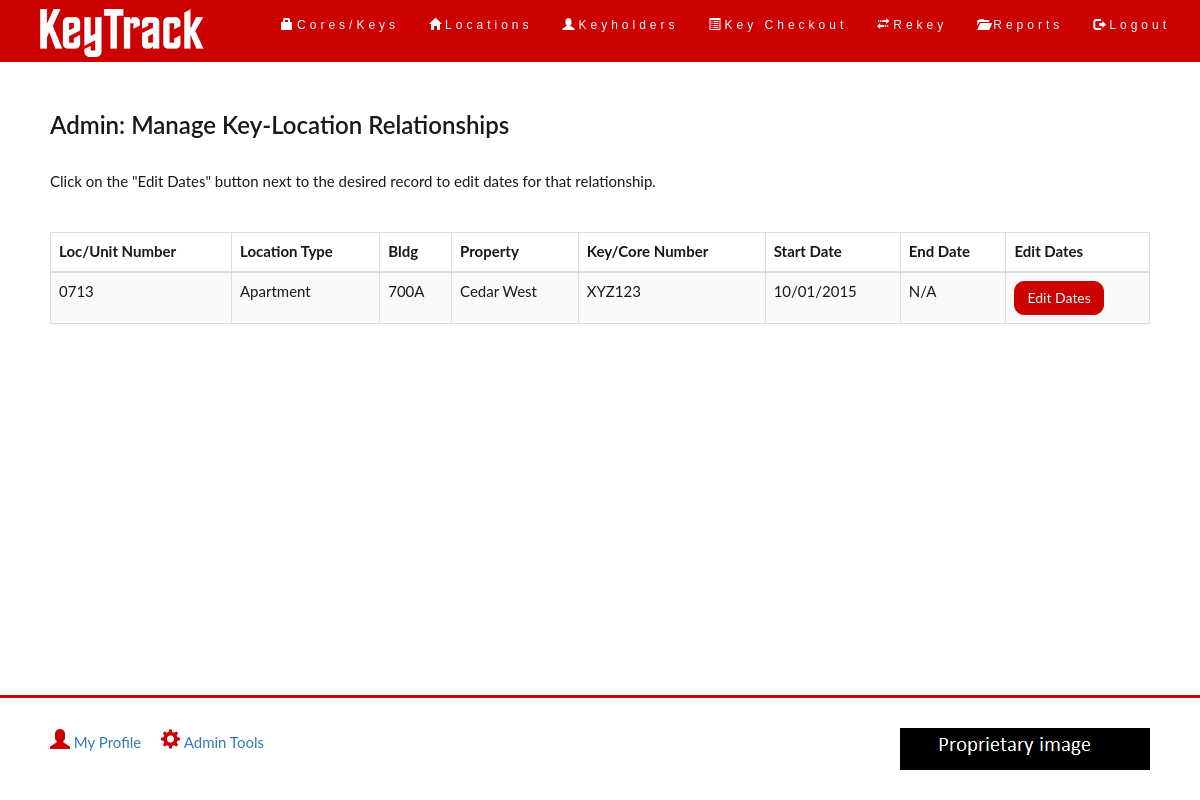
/admin_retrievekeylocations.php (signed in), run on the app's committed database.
### tables this page shows
create table key_loc (
	key_loc_id int unsigned not null auto_increment primary key,
	key_loc_startdt datetime not null,
	key_loc_enddt datetime,
	key_loc_qty tinyint,
	key_loc_lost_qty tinyint,
	key_loc_lostdt datetime,
	key_loc_lost_return tinyint,
	key_id int unsigned,
	foreign key (key_id)
	references ktkey(key_id)
	on update cascade
	on delete set null,
	loc_id int unsigned,
	foreign key (loc_id)
	references location(loc_id)
	on update cascade
	on delete set null,
	user_id int unsigned,
	foreign key (user_id)
	references ktuser(user_id)
	on update cascade
	on delete set null
)
ENGINE InnoDB;

create table location (
	loc_id int unsigned not null auto_increment primary key,
	loc_unit_num varchar(16),
	loc_desc varchar(128),
	loc_insertdt datetime default CURRENT_TIMESTAMP,
	loc_notes text,
	loc_is_act tinyint default 1,
	loc_type varchar(32) not null,
	bldg_id int unsigned,
	foreign key (bldg_id)
	references building(bldg_id)
	on update cascade
	on delete set null,
	loc_mailbox varchar(32),
	loc_mail_core varchar(32)
)
ENGINE InnoDB;

create table building (
	bldg_id int unsigned not null auto_increment primary key,
	bldg_num varchar(16) not null unique,
	bldg_desc varchar(128),
	bldg_prop varchar(32) not null,
	bldg_notes text,
	bldg_is_act tinyint default 1
)
ENGINE InnoDB;

create table ktkey (
	key_id int unsigned not null auto_increment primary key,
	key_name varchar(64),
	key_number varchar(8) not null unique,
	key_insertdt datetime default CURRENT_TIMESTAMP,
	key_notes text,
	key_is_act tinyint default 1,
	key_type varchar(32) not null,
	core_id int unsigned,
	foreign key (core_id)
	references core(core_id)
	on update cascade
	on delete set null
)
ENGINE InnoDB;

### common/functions.php (called while the page is built, shortened)
<?php
	function dateDisplay($timefromdb){
		$time = strtotime($timefromdb);
		$myFormatForView = date("m/d/Y", $time);
		return $myFormatForView;
	}
	function selectAllKeyLoc($conn,$is_act){
		$assignments = array();
		if($is_act == 0){
			$query = "SELECT kl.key_loc_id,kl.key_loc_startdt,kl.key_loc_enddt,kl.key_id,kl.loc_id,l.loc_unit_num,l.loc_type,k.key_id,k.key_number,b.bldg_num,b.bldg_prop,c.core_num,c.core_id
				FROM key_loc kl INNER JOIN location l ON kl.loc_id = l.loc_id INNER JOIN ktkey k ON kl.key_id = k.key_id LEFT OUTER JOIN core c ON k.core_id = c.core_id
				LEFT OUTER JOIN building b ON l.bldg_id = b.bldg_id
				WHERE kl.key_loc_enddt IS NOT NULL";
		}elseif($is_act == 2){
			$query = "SELECT kl.key_loc_id,kl.key_loc_startdt,kl.key_loc_enddt,kl.key_id,kl.loc_id,l.loc_unit_num,l.loc_type,k.key_id,k.key_number,b.bldg_num,b.bldg_prop,c.core_num,c.core_id
				FROM key_loc kl INNER JOIN location l ON kl.loc_id = l.loc_id INNER JOIN ktkey k ON kl.key_id = k.key_id LEFT OUTER JOIN core c ON k.core_id = c.core_id
				LEFT OUTER JOIN building b ON l.bldg_id = b.bldg_id";
		}
		$result = mysqli_query($conn, $query);
		$rows = $result->num_rows;
		for($j=0; $j<$rows; $j++){
			while($row = $result->fetch_array(MYSQLI_ASSOC)){
				array_push($assignments, $row);
			}
		}
		return $assignments;
	}
?>

### admin_retrievekeylocations.php (the view, shortened to what this page needs)
<?php
require_once "./common/login.php";
require_once "./common/functions.php";
$conn = new mysqli($hn, $un, $pw, $db);
$is_act = 2;
$assignments = selectAllKeyLoc($conn,$is_act);
require_once "./common/header.php";
?>
<div class="container-fluid">
	<div class="row">
		<div class="col-sm-12">
			<h2>Admin: Manage Key-Location Relationships</h2>
			<p>Click on the "Edit Dates" button next to the desired record to edit dates for that relationship.</p>
		</div>
	</div>
	<br>
	<div class="row">
		<div class="col-sm-12">
		<table id="rekeytable" class="table table-striped table-bordered">
			<thead>
				<tr>
					<th scope="col">Loc/Unit Number</th>
					<th scope="col">Location Type</th>
					<th scope="col">Bldg</th>
					<th scope="col">Property</th>
					<th scope="col">Key/Core Number</th>
					<th scope="col">Start Date</th>
					<th scope="col">End Date</th>
					<th scope="col">Edit Dates</th>
				</tr>
			</thead>
			<tbody>
		<?php foreach($assignments as $row){ ?>
				<tr>
					<td>
						<?php if(!$row['loc_unit_num'] || $row['loc_unit_num'] == ''){
							echo "N/A";
						}else{
							echo $row['loc_unit_num'];
						} ?>
					</td>
					<td>
						<?php echo $row['loc_type']; ?>
					</td>
					<td>
						<?php if(!$row['bldg_num'] || $row['bldg_num'] == ''){
							echo "N/A";
						}else{
							echo $row['bldg_num'];
						} ?>
					</td>
					<td>
						<?php if(!$row['bldg_prop'] || $row['bldg_prop'] == ''){
							echo "N/A";
						}else{
							echo $row['bldg_prop'];
						} ?>
					</td>
					<td>
						<?php if(!$row['key_number'] || $row['key_number'] == ''){
							echo "N/A";
						}else{
							echo $row['key_number'];
						} ?>
					</td>
					<td>
						<?php if(!$row['key_loc_startdt'] || $row['key_loc_startdt'] == ''){
							echo "N/A";
						}else{
							echo dateDisplay($row['key_loc_startdt']);
						} ?>
					</td>
					<td>
						<?php if(!$row['key_loc_enddt'] || $row['key_loc_enddt'] == ''){
							echo "N/A";
						}else{
							echo dateDisplay($row['key_loc_enddt']);
						} ?>
					</td>
					<td>
						<form method='post' action='admin_editkeylocation.php'>
							<input type='submit' value='Edit Dates' class="btn btn-default">
						</form>
					</td>
				</tr>
		<?php } ?>
			</tbody>
		</table>
		</div>
	</div>
</div>
<?php
	require_once "./common/footer.php";
?>

### css/styles.css (style rules this page uses)
body { font: 400 15px Lato, sans-serif; line-height: 1.8; color: #191919; }
h2 { font-size: 24px; color: #191919; font-weight: 600; margin-bottom: 30px; }
.container-fluid { padding: 30px 50px; }
.btn-default { background-color: #CC0000; color: #ffffff; border-color: #CC0000; border-radius: 10px; }
html, body { height: 100%; margin: 0; }

### data on the page
key_loc: loc.loc_unit_num "0713", loc.loc_type "Apartment", building.bldg_num "700A", building.bldg_prop "Cedar West", key.key_number "XYZ123", key_loc_startdt "10/01/2015", shows "N/A"
